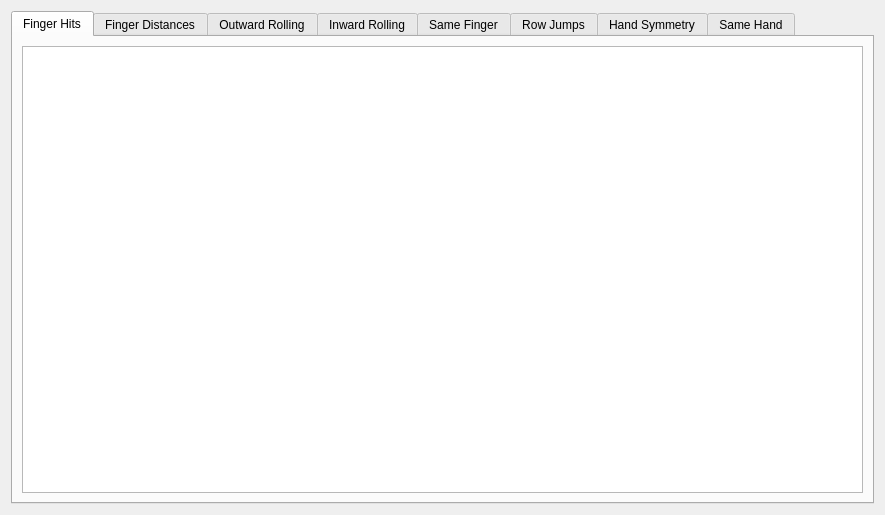
<?xml version="1.0" encoding="UTF-8"?>
<ui version="4.0">
 <class>CompareDialog</class>
 <widget class="QDialog" name="CompareDialog">
  <property name="geometry">
   <rect>
    <x>0</x>
    <y>0</y>
    <width>885</width>
    <height>515</height>
   </rect>
  </property>
  <property name="windowTitle">
   <string>Dialog</string>
  </property>
  <layout class="QVBoxLayout" name="verticalLayout">
   <item>
    <widget class="QTabWidget" name="Tabs">
     <property name="currentIndex">
      <number>0</number>
     </property>
     <widget class="QWidget" name="fingerHitsTab">
      <attribute name="title">
       <string>Finger Hits</string>
      </attribute>
      <layout class="QVBoxLayout" name="verticalLayout_1">
       <item>
        <widget class="QTableView" name="fingerHitsTableView"/>
       </item>
      </layout>
     </widget>
     <widget class="QWidget" name="fingerDistanceTab">
      <attribute name="title">
       <string>Finger Distances</string>
      </attribute>
      <layout class="QVBoxLayout" name="verticalLayout_2">
       <item>
        <widget class="QTableView" name="fingerDistanceTableView"/>
       </item>
      </layout>
     </widget>
     <widget class="QWidget" name="outwardRollingTab">
      <attribute name="title">
       <string>Outward Rolling</string>
      </attribute>
      <layout class="QVBoxLayout" name="verticalLayout_3">
       <item>
        <widget class="QTableView" name="outwardRollingTableView"/>
       </item>
      </layout>
     </widget>
     <widget class="QWidget" name="inwardRollingTab">
      <attribute name="title">
       <string>Inward Rolling</string>
      </attribute>
      <layout class="QVBoxLayout" name="verticalLayout_4">
       <item>
        <widget class="QTableView" name="inwardRollingTableView"/>
       </item>
      </layout>
     </widget>
     <widget class="QWidget" name="sameFingerTab">
      <attribute name="title">
       <string>Same Finger</string>
      </attribute>
      <layout class="QVBoxLayout" name="verticalLayout_5">
       <item>
        <widget class="QTableView" name="sameFingerTableView"/>
       </item>
      </layout>
     </widget>
     <widget class="QWidget" name="rowJumpsTab">
      <attribute name="title">
       <string>Row Jumps</string>
      </attribute>
      <layout class="QVBoxLayout" name="verticalLayout_6">
       <item>
        <widget class="QTableView" name="rowJumpTableView"/>
       </item>
      </layout>
     </widget>
     <widget class="QWidget" name="handSymmetryTab">
      <attribute name="title">
       <string>Hand Symmetry</string>
      </attribute>
      <layout class="QVBoxLayout" name="verticalLayout_7">
       <item>
        <widget class="QTableView" name="handSymmetryTableView"/>
       </item>
      </layout>
     </widget>
     <widget class="QWidget" name="sameHandTab">
      <attribute name="title">
       <string>Same Hand</string>
      </attribute>
      <layout class="QVBoxLayout" name="verticalLayout_8">
       <item>
        <widget class="QTableView" name="sameHandTableView"/>
       </item>
      </layout>
     </widget>
    </widget>
   </item>
  </layout>
 </widget>
 <resources/>
 <connections/>
</ui>
